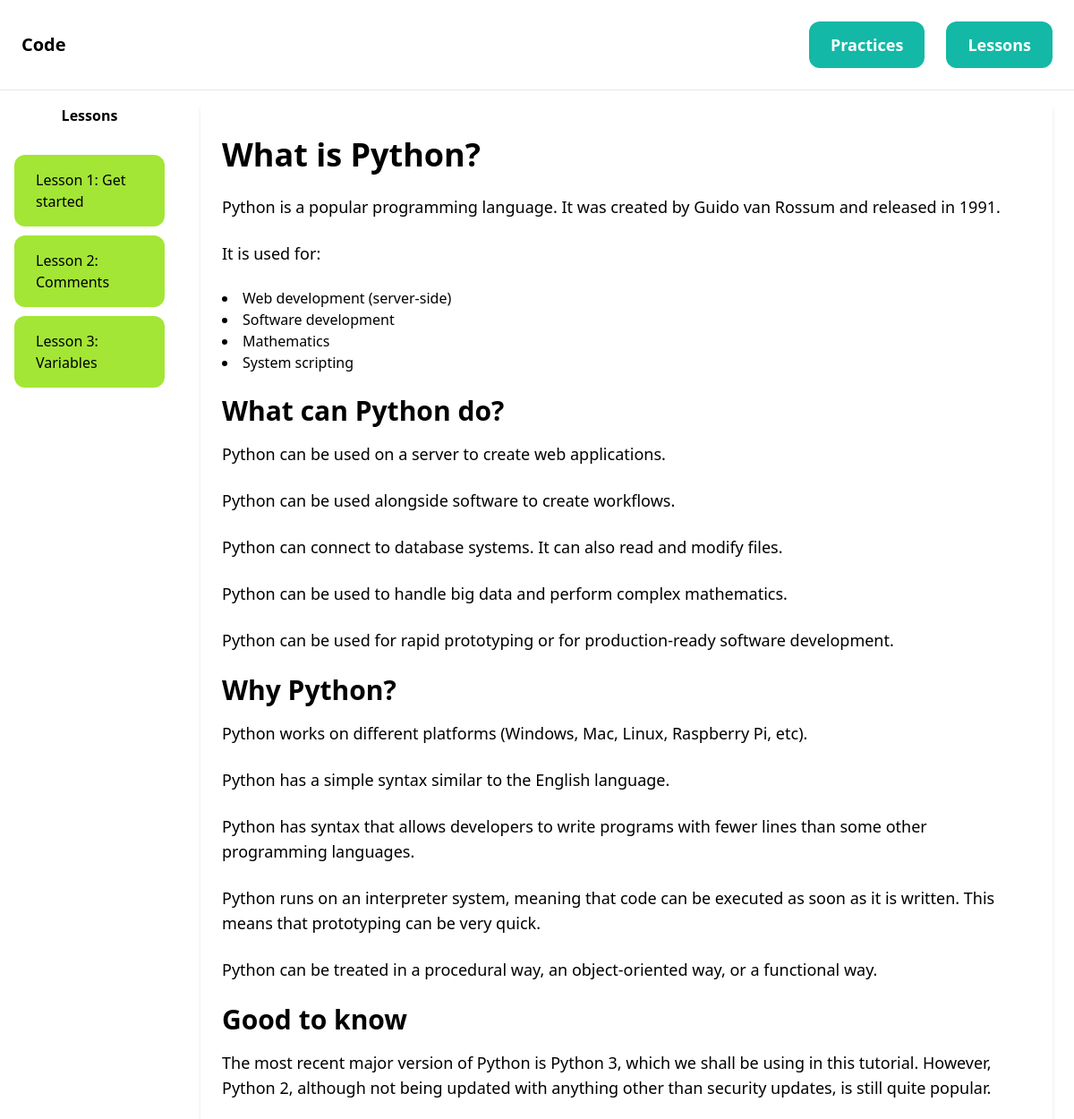
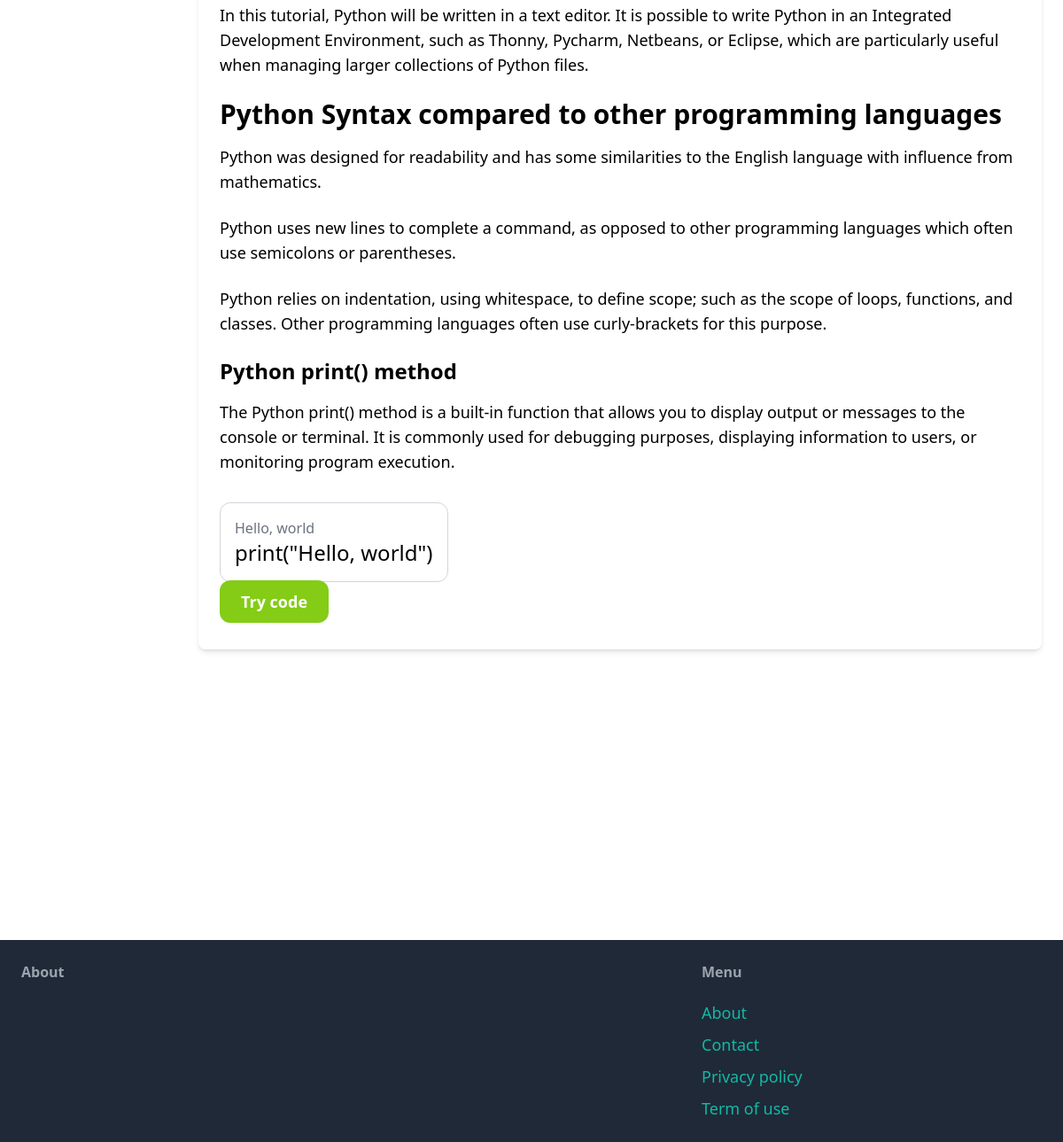
The app's page /lessons/1/ with its own data (2 pictures, top to bottom).
### lessons/models.py (models this page shows, shortened)
class Lesson(models.Model):
    identification = models.IntegerField(default=0)
    name = models.CharField(max_length=255)
    image = models.ImageField(upload_to='item_images', blank=True, null=True)
    created_at = models.DateTimeField(auto_now_add=True)
    class Meta:
        ordering = ('created_at',)

### trycode/models.py (models this page shows, shortened)
class TryCode(models.Model):
    identification = models.IntegerField(default=0)
    in_lesson = models.ForeignKey(Lesson, blank=True,null=True, related_name='trycode', on_delete=models.CASCADE)
    intro = models.TextField(max_length=1000, default='', blank=True,null=True)
    summary = models.TextField(blank=True,null=True, default='')
    detail = models.TextField(blank=True,null=True)

### lessons/views.py (the view, shortened to what this page needs)
# urls.py: path('<int:pk>/', views.detail, name='detail'),
def detail(request, pk):
    lessons = Lesson.objects.all()
    lesson = Lesson.objects.get(pk=pk)
    detail_html = "lesson_detail_" + str(lesson.identification)
    trycodes = TryCode.objects.filter(in_lesson=lesson)
    context = {
        'lessons' : lessons,
        'lesson' : lesson,
        'trycodes':trycodes,
    }
    return render(request, f'lessons/{detail_html}.html', context)

### lessons/templates/lessons/lesson_detail_1.html (shortened to what this page needs)
{% load static %}
<!doctype html>
<html>
    <head>
        <script src="https://cdn.tailwindcss.com"></script>
        <link href="{% static 'codemirror/lib/codemirror.css' %}" rel="stylesheet"/>
        <link href="{% static 'codemirror/theme/dracula.css' %}" rel="stylesheet"/>
    </head>
    </head>
    <body class="flex flex-col">
      <nav class="py-6 px-6 flex justify-between items-center border-b border-gray-200">
        <a href="/" class="text-xl font-semibold">Code</a>
        <div class="space-x-6 flex flex-wrap items-center">
            <a href="{% url 'problems:all_problems' %}" class="px-6 py-3 text-lg font-semibold bg-teal-500 text-white rounded-xl hover:bg-teal-700">Practices</a>
          	<a href="{% url 'lessons:lessons' %}" class="px-6 py-3 text-lg font-semibold bg-teal-500 text-white rounded-xl hover:bg-teal-700">Lessons</a>
        </div>
      </nav>
      <div class="grid grid-rows-7 content">
        <div class="flex flex-row row-span-6">
          <div class="basis-1/6">
            <p class="font-semibold text-center py-4">Lessons</p>
            <div class="py-4 gap-4">
              <ul class="px-4">
                {% for lesson in lessons %}
                  <a href="{% url 'lessons:detail' lesson.id %}">
                    <li class="py-4 px-6 rounded-xl bg-lime-400 rounded-xl hover:bg-lime-500 inline-block" style="display: block; margin-bottom: 10px;">
                      {{ lesson.name }}
                    </li>
                  </a>
                {% endfor %}
              </ul>
            </div>
          </div>
          <div class="basis-5/6 py-3 px-6">
            <div class="max-w mx-auto py-10 px-6 bg-white p-6 rounded-lg shadow-md">
                <h1 class="text-4xl font-bold mb-6">What is Python?</h1>
                <p class="text-lg mb-6">Python is a popular programming language. It was created by Guido van Rossum and released in 1991.</p>
                <p class="text-lg mb-6">It is used for:</p>
                <ul class="list-disc list-inside mb-6">
                    <li>Web development (server-side)</li>
                    <li>Software development</li>
                    <li>Mathematics</li>
                    <li>System scripting</li>
                </ul>
                <h2 class="text-3xl font-bold mb-4">What can Python do?</h2>
                    <p class="text-lg mb-6">Python can be used on a server to create web applications.</p>
                    <p class="text-lg mb-6">Python can be used alongside software to create workflows.</p>
                    <p class="text-lg mb-6">Python can connect to database systems. It can also read and modify files.</p>
                    <p class="text-lg mb-6">Python can be used to handle big data and perform complex mathematics.</p>
                    <p class="text-lg mb-6">Python can be used for rapid prototyping or for production-ready software development.</p>
                    <h2 class="text-3xl font-bold mb-4">Why Python?</h2>
                    <p class="text-lg mb-6">Python works on different platforms (Windows, Mac, Linux, Raspberry Pi, etc).</p>
                    <p class="text-lg mb-6">Python has a simple syntax similar to the English language.</p>
                    <p class="text-lg mb-6">Python has syntax that allows developers to write programs with fewer lines than some other programming languages.</p>
                    <p class="text-lg mb-6">Python runs on an interpreter system, meaning that code can be executed as soon as it is written. This means that prototyping can be very quick.</p>
                    <p class="text-lg mb-6">Python can be treated in a procedural way, an object-oriented way, or a functional way.</p>
                    <h2 class="text-3xl font-bold mb-4">Good to know</h2>
                    <p class="text-lg mb-6">The most recent major version of Python is Python 3, which we shall be using in this tutorial. However, Python 2, although not being updated with anything other than security updates, is still quite popular.</p>
                    <p class="text-lg mb-6">In this tutorial, Python will be written in a text editor. It is possible to write Python in an Integrated Development Environment, such as Thonny, Pycharm, Netbeans, or Eclipse, which are particularly useful when managing larger collections of Python files.</p>
                    <h2 class="text-3xl font-bold mb-4">Python Syntax compared to other programming languages</h2>
                    <p class="text-lg mb-6">Python was designed for readability and has some similarities to the English language with influence from mathematics.</p>
                    <p class="text-lg mb-6">Python uses new lines to complete a command, as opposed to other programming languages which often use semicolons or parentheses.</p>
                    <p class="text-lg mb-6">Python relies on indentation, using whitespace, to define scope; such as the scope of loops, functions, and classes. Other programming languages often use curly-brackets for this purpose.</p>
					<h2 class="text-2xl font-bold mb-4">Python print() method</h2>
                    <p class="text-lg mb-6">The Python print() method is a built-in function that allows you to display output or messages to the console or terminal. It is commonly used for debugging purposes, displaying information to users, or monitoring program execution.</p>
                    <div class="flex flex-row py-2">
                        <div class="border border-gray-300 rounded-xl p-4 margin-top:10px">
                            {% for trycode in trycodes %}
                                {% if trycode.identification == 0 %}
                                    <p class="text-gray-500">{{trycode.intro}}</p>
                                    <h2 class="text-2xl">{{trycode.summary}}</h2>
                                {% endif %}
                            {% endfor %}
                        </div>
                    </div>
                    <a href="{% url 'try_code:detail' 0 %}" class="px-6 py-3 text-lg font-semibold bg-lime-500 text-white rounded-xl hover:bg-lime-700 margin-top:40px text-center">Try code</a>
                </div>
            </div>
          </div>
        </div>
      <footer class="py-6 px-6 flex justify-between bg-gray-800 text-white">
        <div class="w-2/3 pr-10">
          <h3 class="mb-5 font-semibold text-gray-400">About</h3>
        </div>
        <div class="w-1/3">
          <h3 class="mb-5 font-semibold text-gray-400">Menu</h3>
          <ul class="space-y-2">
            <li><a href="#" class="text-lg text-teal-500 hover:text-teal-700">About</a></li>
            <li><a href="#" class="text-lg text-teal-500 hover:text-teal-700">Contact</a></li>
            <li><a href="#" class="text-lg text-teal-500 hover:text-teal-700">Privacy policy</a></li>
            <li><a href="#" class="text-lg text-teal-500 hover:text-teal-700">Term of use</a></li>
          </ul>
        </div>
      </footer>
    </body>
</html>

### lessons/templates/lessons/lesson_detail_1.html (style rules this page uses)
html, body { height: 100%; display: flex; flex-direction: column; }
.content { flex: 1; }

### records on screen
Lesson: name "Lesson 1: Get started"
Lesson: name "Lesson 2: Comments"
Lesson: name "Lesson 3: Variables"
TryCode: intro "Hello, world", summary "print(\"Hello, world\")"
